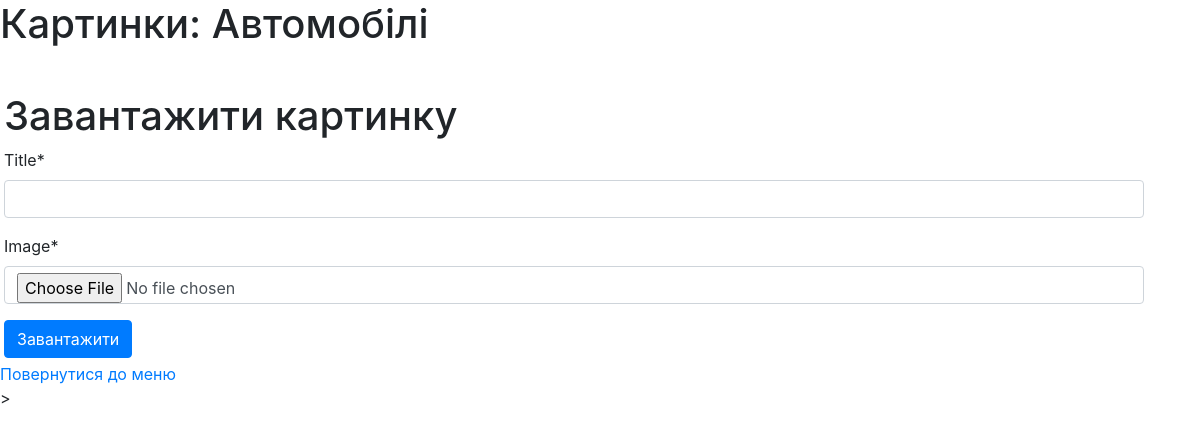
Before: /category/2/ with the older database file.
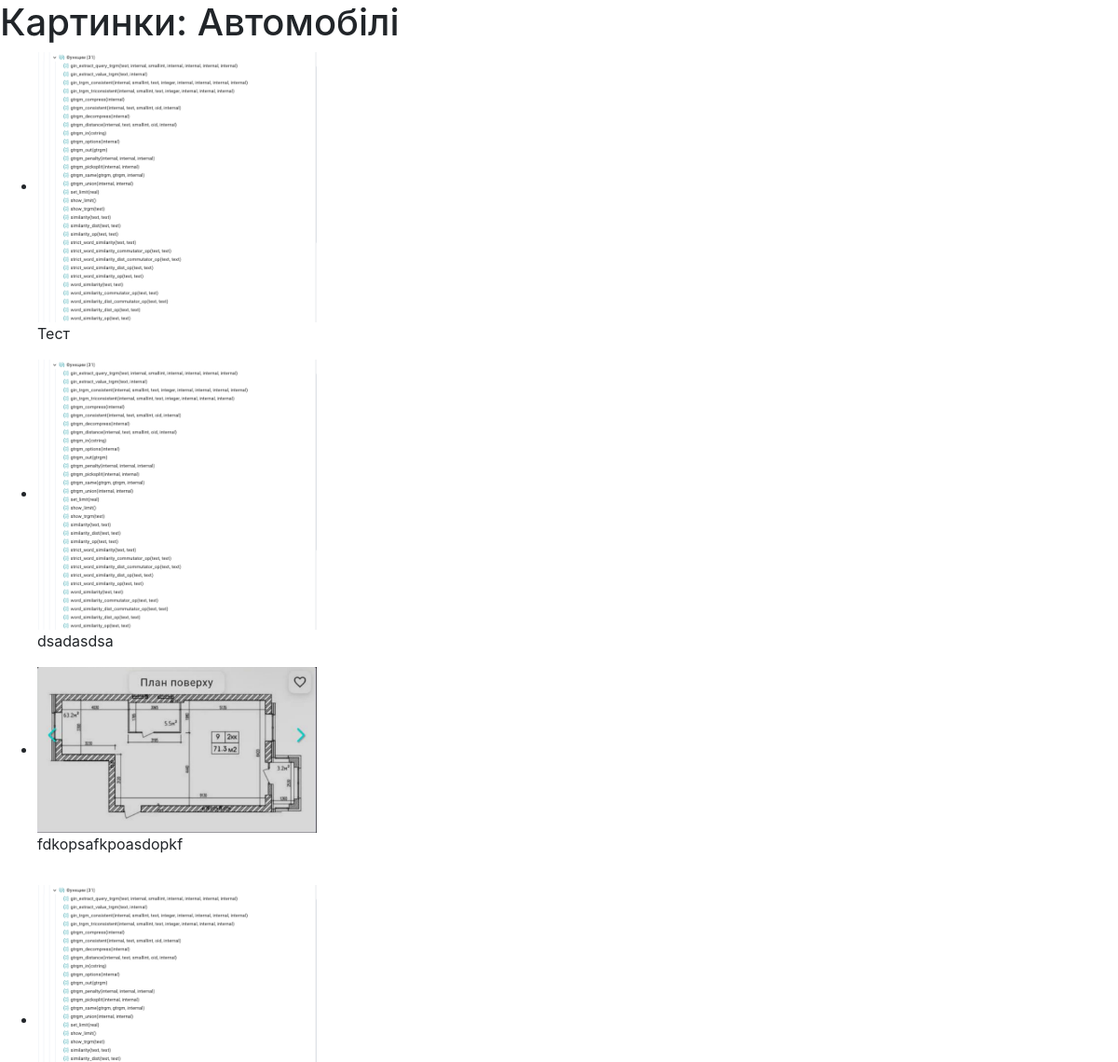
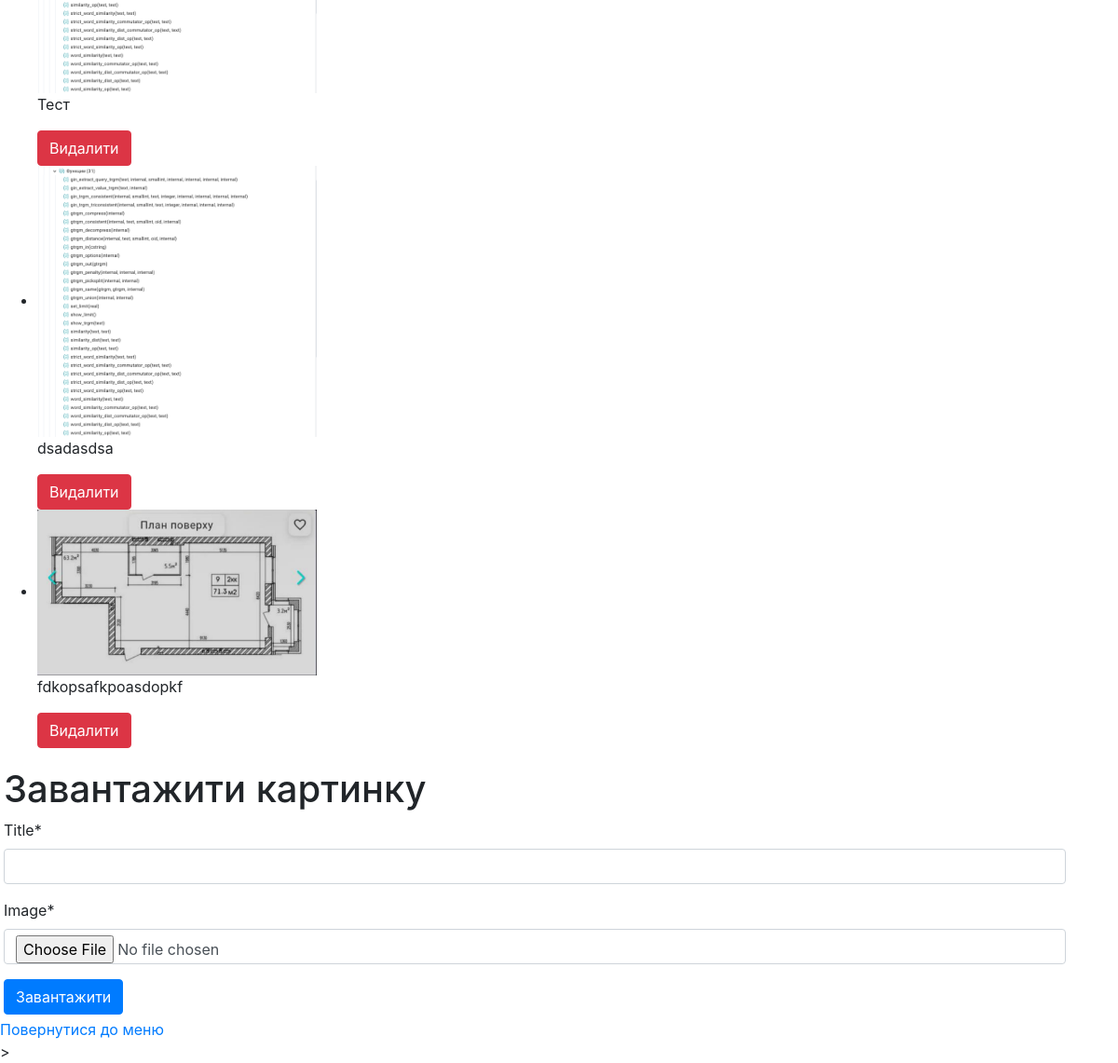
After: the same page with the newer database file (2 pictures, top to bottom).
### gallery/models.py (models this page shows, shortened)
class Picture(models.Model):
    category = models.ForeignKey(
        Category, on_delete=models.CASCADE, related_name="pictures"
    )
    image = models.ImageField(
        upload_to="pictures/"
    )  # Зберігаємо картинки у media/pictures
    title = models.CharField(max_length=100)

### gallery/views.py (the view)
def category_pictures(request, category_id):
    category = get_object_or_404(Category, id=category_id)
    pictures = category.pictures.all()
    if request.method == "POST":
        form = PictureForm(request.POST, request.FILES)
        if form.is_valid():
            Picture.objects.create(image=form.cleaned_data["image"],title=form.cleaned_data["title"], category=category)
            form = PictureForm()
    else:
        form = PictureForm()
    return render(
        request,
        "gallery/category_pictures.html",
        {"category": category, "pictures": pictures, "form": form},
    )

### gallery/forms.py
class PictureForm(forms.ModelForm):
    class Meta:
        model = Picture
        fields = ["title", "image"]  # Вказуємо поля, які потрібно відобразити у формі
    def __init__(self, *args, **kwargs):
        super(PictureForm, self).__init__(*args, **kwargs)
        self.helper = FormHelper()
        self.helper.layout = Layout(
            'title',
            'image',
            Submit('submit', 'Save', css_class='btn btn-primary')
        )

### gallery/templates/gallery/category_pictures.html (shortened to what this page needs)
<!DOCTYPE html>
{% load crispy_forms_tags %}
<html>
<head>
    <link href="https://stackpath.bootstrapcdn.com/bootstrap/4.5.2/css/bootstrap.min.css" rel="stylesheet">
</head>
<body class="d-flex flex-column align-items-start w-100">
<h1>Картинки: {{ category.name }}</h1>
<ul>
    {% for picture in pictures %}
        <li>
            <img src="{{ picture.image.url }}" alt="{{ picture.title }}" width="300">
            <p>{{ picture.title }}</p>
        </li>
    {% endfor %}
</ul>
<ul>
    {% for picture in pictures %}
        <li>
            <img src="{{ picture.image.url }}" alt="{{ picture.title }}" width="300">
            <p>{{ picture.title }}</p>
            <form method="post" action="{% url 'delete_picture' picture.id %}" class="d-inline">
                <button type="submit" class="btn btn-danger">Видалити</button>
            </form>
        </li>
    {% endfor %}
</ul>
<div class="container p-0 m-1">
    <h1>Завантажити картинку</h1>
    <form method="post" enctype="multipart/form-data">
        {{ form|crispy }}
        <button type="submit" class="btn btn-primary">Завантажити</button>
    </form>
</div>
<a href="{% url 'index' %}">Повернутися до меню</a>
</body>
</html>>

Changed rows visible on the page:
added Picture: image (picture), title "Тест"
added Picture: image (picture), title "dsadasdsa"
added Picture: image (picture), title "fdkopsafkpoasdopkf"
